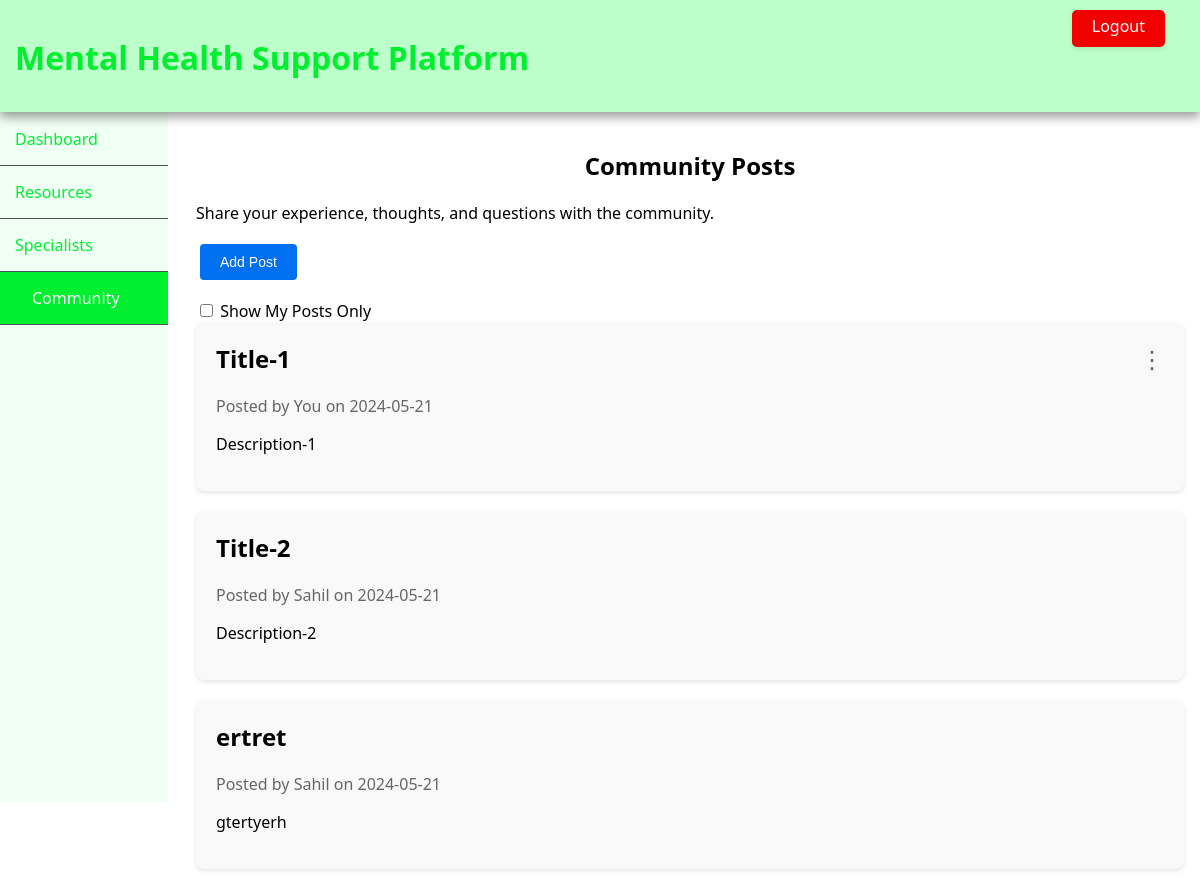
Screenshot of /community.php (signed in) with the database file from the repository.
### tables this page shows
CREATE TABLE `experiences` (
  `id` int(11) NOT NULL,
  `title` varchar(255) NOT NULL,
  `description` text NOT NULL,
  `date` date NOT NULL,
  `user_id` int(11) DEFAULT NULL
);

CREATE TABLE `users` (
  `id` int(11) NOT NULL,
  `name` varchar(255) NOT NULL,
  `email` varchar(255) NOT NULL,
  `password` varchar(255) NOT NULL
);

### community.php (the view, shortened to what this page needs)
<?php
$conn = mysqli_connect("localhost", "root", "", "mhsp");
include 'components/navfixed.php';
$current_user = isset($_SESSION['username']) ? $_SESSION['username'] : null;
$filter_user_posts = isset($_POST['filter_user_posts']) ? $_POST['filter_user_posts'] : null;
$empty_message = null;
if ($filter_user_posts && $current_user) {
    $user_sql = "SELECT id FROM users WHERE name = '$current_user'";
    $user_result = $conn->query($user_sql);
    if ($user_result->num_rows > 0) {
        $user_row = $user_result->fetch_assoc();
        $user_id = $user_row['id'];
        $sql = "SELECT p.id, p.title, p.description, p.date, p.user_id, u.name
                FROM experiences p
                JOIN users u ON p.user_id = u.id
                WHERE p.user_id = '$user_id'";
    }
    $empty_message = "<p>You haven't shared any experiences yet.</p>";
} else {
    $sql = "SELECT p.id, p.title, p.description, p.date, p.user_id, u.name
            FROM experiences p
            JOIN users u ON p.user_id = u.id";
    $empty_message = "<p>There are no experiences available at the moment.</p>";
}
$result = $conn->query($sql);
?>
<section>
    <h1>Community Posts</h1>
    <p>Share your experience, thoughts, and questions with the community.</p>
    <div class="before-experiences">
        <button class="add-post-btn" onclick="openModal()">Add Post</button>
        <form method="POST" action="community.php">
            <input type="checkbox" id="filter_user_posts" name="filter_user_posts" value="1" onchange="this.form.submit()" <?php if ($filter_user_posts) echo 'checked'; ?>>
            <label for="filter_user_posts">Show My Posts Only</label>
        </form>
    </div>
    <div class="experiences">
        <?php
        if ($result->num_rows > 0) {
            while ($row = $result->fetch_assoc()) {
                $post_id = $row["id"];
                $is_current_user = ($current_user && $row["name"] == $current_user);
                echo '<div class="post">';
                if ($is_current_user) {
                    echo '<div class="menu" onclick="toggleDropdown(' . $post_id . ')"><span class="dots">⋮</span></div>';
                }
                echo '<h2>' . $row["title"] . '</h2>';
                echo '<div class="post-info">';
                echo 'Posted by ' . ($is_current_user ? 'You' : $row["name"]) . ' on ' . $row["date"];
                echo '</div>';
                echo '<p>' . $row["description"] . '</p>';
                echo '</div>';
            }
        } else {
            echo $empty_message;
        }
        ?>
    </div>
</section>
</body>
</html>

### css/style.css (style rules this page uses)
body { font-family: "Segoe UI", Tahoma, Geneva, Verdana, sans-serif; margin: 0; padding: 0; background-color: #fff; overflow-x: auto; }
section { margin-left: 15%; margin-top: 16px; padding: 1px 16px; }

### css/user.css (style rules this page uses)
section h1 { text-align: center; }
button { padding: 8px 24px; border: none; border-radius: 5px; color: white; font-size: 14px; margin: 4px; cursor: pointer; transition: all 0.2s ease; }
.post { position: relative; margin-bottom: 20px; padding: 20px; background-color: #f9f9f9; border-radius: 8px; box-shadow: 0 2px 4px rgba(0, 0, 0, 0.1); transition: box-shadow 0.3s ease; }
.post h2 { margin-top: 0; }
.post-info { color: #666; margin-bottom: 10px; }
.add-post-btn { background-color: #0070f0; color: #fff; padding: 10px 20px; border: none; border-radius: 4px; cursor: pointer; text-decoration: none; display: inline-block; margin-bottom: 20px; }
.menu { position: absolute; top: 20px; right: 20px; cursor: pointer; }
.menu .dots { font-size: 24px; color: #666; }

### rows the page displays
experiences: title "Title-1", shows "You", date "2024-05-21", description "Description-1"
experiences: title "Title-2", user.name "Sahil", date "2024-05-21", description "Description-2"
experiences: title "ertret", user.name "Sahil", date "2024-05-21", description "gtertyerh"
